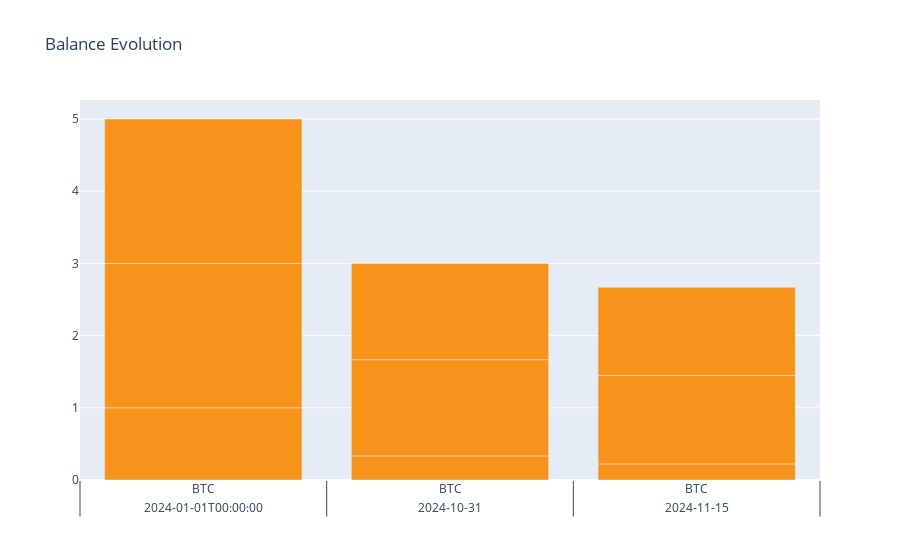

Notebook source saved alongside this figure:
### Markdown cell above
# Plot

### Code cell
df_balance_evolution['Colors'] = df_balance_evolution['Asset'].map({"BTC":'#f7931a','ETH':'#14044d','ADA':'#2A7ABF'})

# subplot setup
fig = make_subplots(rows=1, cols=1)

fig.add_trace(go.Bar(x=[df_balance_evolution['Date'], df_balance_evolution['Asset']],
                         y = df_balance_evolution['Units'],
                         marker_color = df_balance_evolution['Colors'],
                         showlegend = False 
                        ), row = 1, col = 1)

fig.update_layout(barmode='stack', title="Balance Evolution")
fig.show()

### Figure 1 — Plotly figure (JSON) as saved in the notebook; plotly's stock layout.template omitted (floating-point values rounded to 4 significant figures)
{"data": [{"marker": {"color": ["#f7931a", "#f7931a", "#f7931a", "#f7931a", "#f7931a", "#f7931a", "#f7931a", "#f7931a", "#f7931a"]}, "showlegend": false, "type": "bar", "x": [["2024-01-01T00:00:00", "2024-01-01T00:00:00", "2024-01-01T00:00:00", "2024-10-31", "2024-10-31", "2024-10-31", "2024-11-15", "2024-11-15", "2024-11-15"], ["BTC", "BTC", "BTC", "BTC", "BTC", "BTC", "BTC", "BTC", "BTC"]], "xaxis": "x", "y": [1, 2, 2, 0.3333, 1.333, 1.333, 0.2233, 1.223, 1.223], "yaxis": "y"}], "layout": {"autosize": true, "barmode": "stack", "title": {"text": "Balance Evolution"}, "xaxis": {"anchor": "y", "autorange": true, "domain": [0, 1], "range": [-0.5, 2.5], "type": "multicategory"}, "yaxis": {"anchor": "x", "autorange": true, "domain": [0, 1], "range": [0, 5.263], "type": "linear"}}}
